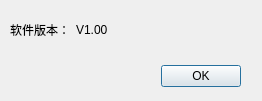
<?xml version="1.0" encoding="UTF-8"?>
<ui version="4.0">
 <class>versionDialog</class>
 <widget class="QDialog" name="versionDialog">
  <property name="geometry">
   <rect>
    <x>0</x>
    <y>0</y>
    <width>262</width>
    <height>101</height>
   </rect>
  </property>
  <property name="windowTitle">
   <string>版本信息</string>
  </property>
  <widget class="QDialogButtonBox" name="buttonBox">
   <property name="geometry">
    <rect>
     <x>10</x>
     <y>60</y>
     <width>231</width>
     <height>32</height>
    </rect>
   </property>
   <property name="orientation">
    <enum>Qt::Horizontal</enum>
   </property>
   <property name="standardButtons">
    <set>QDialogButtonBox::Ok</set>
   </property>
  </widget>
  <widget class="QWidget" name="layoutWidget">
   <property name="geometry">
    <rect>
     <x>10</x>
     <y>20</y>
     <width>241</width>
     <height>20</height>
    </rect>
   </property>
   <layout class="QHBoxLayout" name="horizontalLayout_2">
    <item>
     <widget class="QLabel" name="label_2">
      <property name="sizePolicy">
       <sizepolicy hsizetype="Fixed" vsizetype="Preferred">
        <horstretch>0</horstretch>
        <verstretch>0</verstretch>
       </sizepolicy>
      </property>
      <property name="text">
       <string>软件版本：</string>
      </property>
     </widget>
    </item>
    <item>
     <widget class="QLabel" name="versionLable">
      <property name="text">
       <string>V1.00</string>
      </property>
     </widget>
    </item>
   </layout>
  </widget>
 </widget>
 <resources/>
 <connections>
  <connection>
   <sender>buttonBox</sender>
   <signal>accepted()</signal>
   <receiver>versionDialog</receiver>
   <slot>accept()</slot>
   <hints>
    <hint type="sourcelabel">
     <x>248</x>
     <y>254</y>
    </hint>
    <hint type="destinationlabel">
     <x>157</x>
     <y>274</y>
    </hint>
   </hints>
  </connection>
  <connection>
   <sender>buttonBox</sender>
   <signal>rejected()</signal>
   <receiver>versionDialog</receiver>
   <slot>reject()</slot>
   <hints>
    <hint type="sourcelabel">
     <x>316</x>
     <y>260</y>
    </hint>
    <hint type="destinationlabel">
     <x>286</x>
     <y>274</y>
    </hint>
   </hints>
  </connection>
 </connections>
</ui>
